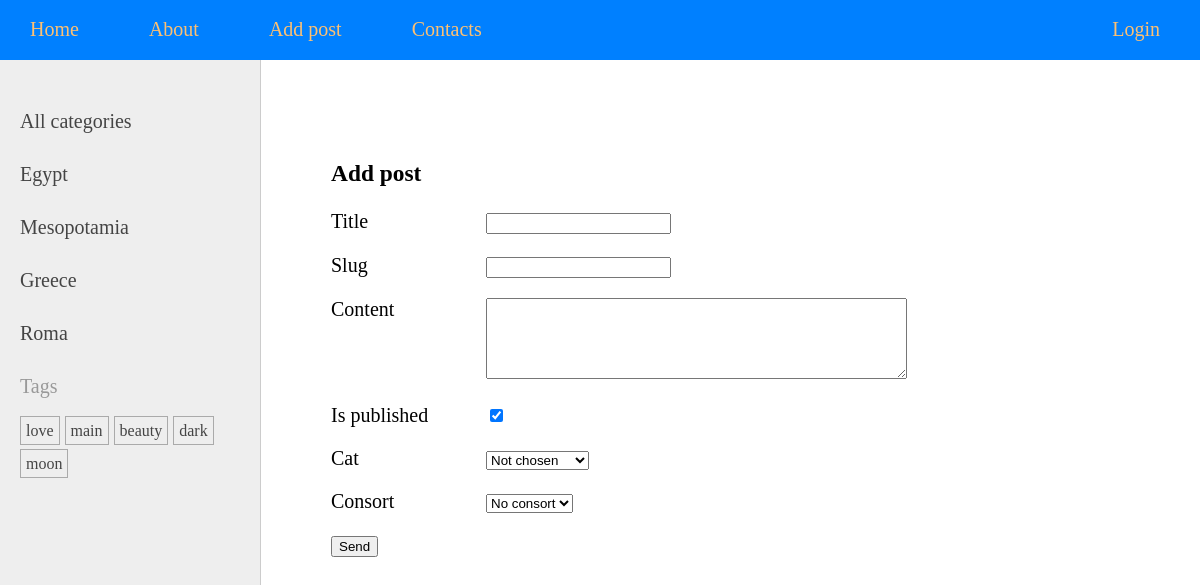
/addpost/, run on the app's committed database.
### goddesses/models.py (models this page shows, shortened)
class Category(models.Model):
    name = models.CharField(max_length=100, db_index=True)
    slug = models.SlugField(max_length=100, db_index=True, unique=True)
    def __str__(self):
        return self.name
    def get_absolute_url(self):
        return reverse('category', kwargs={'cat_slug': self.slug})
    class Meta:
        verbose_name = 'Category'
        verbose_name_plural = 'Categories'

class TagPost(models.Model):
    tag = models.CharField(max_length=100, db_index=True)
    slug = models.SlugField(max_length=100, db_index=True, unique=True)
    def get_absolute_url(self):
        return reverse('tag', kwargs={'tag_slug': self.slug})

### goddesses/views.py (the view)
# urls.py: path('addpost/', views.add_post, name='add_post'),
def add_post(request):
    if request.method == 'POST':
        form = AddPostForm(request.POST)
        if form.is_valid():
            try:
                Goddesses.objects.create(**form.cleaned_data)
                return redirect('home')
            except:
                form.add_error(None, 'Error while adding post')
    else:
        form = AddPostForm()
    data = {
        'menu': menu,
        'title': 'Add post',
        'form': form
    }
    return render(request, 'goddesses/addpost.html', data)

### goddesses/forms.py
class AddPostForm(forms.Form):
    title = forms.CharField(max_length=255)
    slug = forms.SlugField(max_length=255)
    content = forms.CharField(widget=forms.Textarea(attrs={'cols': 50, 'rows': 5}))
    is_published = forms.BooleanField(required=False, initial=True)
    cat = forms.ModelChoiceField(queryset=Category.objects.all(), empty_label='Not chosen')
    consort = forms.ModelChoiceField(queryset=Consort.objects.all(), required=False, empty_label='No consort')

### goddesses/models.py (called while the page is built)
    def __str__(self):
        return self.name

### goddesses/templatetags/gods_tags.py (called while the page is built)
@register.inclusion_tag('goddesses/list_categories.html')
def show_categories(cat_selected=0):
    cats = Category.objects.all()
    return {'cats': cats, 'cat_selected': cat_selected}\

@register.inclusion_tag('goddesses/tags.html')
def show_tags():
    return {'tags': TagPost.objects.all()}

### goddesses/templates/goddesses/addpost.html (shortened to what this page needs)
{% extends 'base.html' %}
{% block content %}
<h3>{{ title }}</h3>
<form action="" method="post">
    {% for f in form %}
    <p><label class="form-label" for="{{ f.id_for_label }}"> {{ f.label }}</label> {{ f }} </p>
    {% endfor %}
    <p><button type="submit">Send</button></p>
</form>
{% endblock %}

### goddesses/templates/goddesses/list_categories.html
{% for cat in cats %}
    {% if cat.id == cat_selected %}
        <li class="selected">{{ cat.name }}</li>
    {% else %}
        <li><a href="{{ cat.get_absolute_url }}">{{ cat.name }}</a></li>
    {% endif %}
{% endfor %}

### goddesses/templates/goddesses/tags.html
{% if tags %}
    <p>Tags</p>
    <ul class="tags-list">
        {% for tag in tags %}
        <li><a href="{{ tag.get_absolute_url }}">{{ tag.tag }}</a></li>
        {% endfor %}
    </ul>
{% endif %}

### goddesses/static/goddesses/css/styles.css (style rules this page uses)
html, body { font-family: 'Georgia'; margin: 0; padding: 0; height: 100%; width: 100%; color: #444; }
a { color: #0059b2; text-decoration: none; }
.left-chapters ul { width: 230px; margin: 0; padding: 20px 10px 10px 20px; list-style: none; font-size: 20px; }
.left-chapters ul li { margin: 30px 0 0 0; color: #999; }
.left-chapters ul li a { color: #444; text-decoration: none; }
ul.tags-list { width: 100%; margin: 0; padding: 0; list-style: none; }
ul.tags-list li { margin: 0; padding: 0 0 10px; display: inline-block; }
ul.tags-list li a { padding: 5px; font-size: 16px; border: 1px solid #aaa; }
.form-label { display: inline-block; min-width: 150px; vertical-align: top; }

### data on the page
Category: name "Egypt"
Category: name "Mesopotamia"
Category: name "Greece"
Category: name "Roma"
TagPost: tag "love"
TagPost: tag "main"
TagPost: tag "beauty"
TagPost: tag "dark"
TagPost: tag "moon"

### other printed values
{{ item.title }} "About" "Add post" "Contacts" "Login"
{{ title }} "Add post"
{{ f.label }} "Title" "Slug" "Content" "Is published" "Cat" "Consort"
